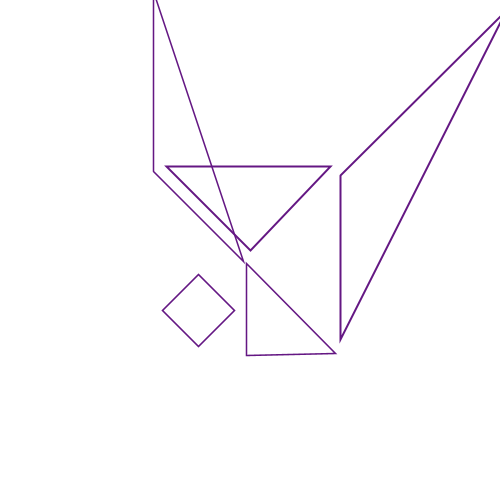
Frame 1 (no input)
Frame 60 (the mouse pressed at the canvas centre just before this capture): identical to frame 1, image omitted
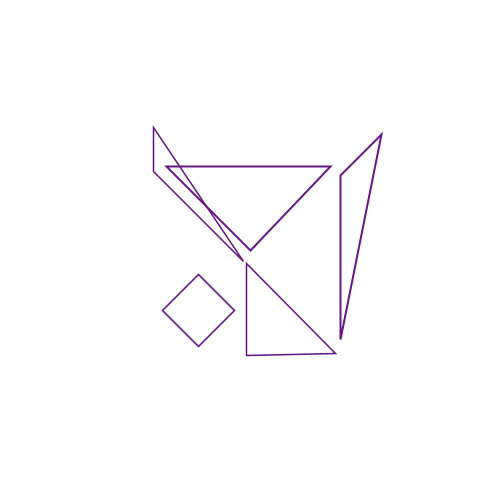
Frame 120 (the mouse held since frame 60 and released just before this capture)

The Processing sketch that drew these frames (run headless with seeded random() and noise(); from frame 60 on, the mouse is pressed at the canvas centre):

// Processing sketch: processing_94778
// ── processing_94778.pde

void setup()
{
  size(500,500);
  smooth();
}

void draw()
{
pushMatrix();
  //triangle en bas à droite
background(255);
stroke(100,23,131);
strokeJoin(MITER);
noFill();
strokeWeight(2);
triangle(height/2, width/2,width/3,height/3,330,width/3);
popMatrix();

//triangle en haut au milieu
pushMatrix();
strokeWeight(2);
strokeJoin(MITER);
translate(width/0.988, height/50);
rotate(PI/2);
triangle(mouseX/2, mouseY/2,width/3,height/3,330,width/3);
popMatrix();

//triangle en haut à gauche
pushMatrix();
strokeWeight(2);
strokeJoin(MITER);
translate(height/3.25, width/-55);
rotate(PI/4);
scale(0.77);
triangle(mouseY/2, mouseX/2,width/3,height/3,330,width/3);
popMatrix();

//triangle en bas au milieu
pushMatrix();
strokeWeight(2);
strokeJoin(MITER);
translate(height/2.03, width/6);
rotate(PI/4);
scale(0.77);
triangle(height/2, width/2,width/3,height/3,330,width/3);
popMatrix();

//le losange là.
pushMatrix();
strokeWeight(2);
strokeJoin(MITER);
translate(90,118);
scale(0.8);
quad(135,195,180,240,135,285,90,240);
popMatrix();


}
